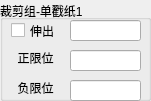
    <widget class="QGroupBox" name="Cylinder_14">
     <property name="geometry">
      <rect>
       <x>40</x>
       <y>20</y>
       <width>151</width>
       <height>101</height>
      </rect>
     </property>
     <property name="title">
      <string>裁剪组-单戳纸1</string>
     </property>
     <property name="alignment">
      <set>Qt::AlignLeading|Qt::AlignLeft|Qt::AlignVCenter</set>
     </property>
     <widget class="QCheckBox" name="check_OpenCylinder_14">
      <property name="geometry">
       <rect>
        <x>11</x>
        <y>21</y>
        <width>61</width>
        <height>19</height>
       </rect>
      </property>
      <property name="sizePolicy">
       <sizepolicy hsizetype="Minimum" vsizetype="Fixed">
        <horstretch>0</horstretch>
        <verstretch>0</verstretch>
       </sizepolicy>
      </property>
      <property name="text">
       <string>伸出</string>
      </property>
     </widget>
     <widget class="QLineEdit" name="lineEdit_CylinderCmd_14">
      <property name="geometry">
       <rect>
        <x>70</x>
        <y>20</y>
        <width>71</width>
        <height>21</height>
       </rect>
      </property>
      <property name="text">
       <string/>
      </property>
     </widget>
     <widget class="QLineEdit" name="lineEdit_CylinderPosStatus_14">
      <property name="geometry">
       <rect>
        <x>70</x>
        <y>50</y>
        <width>71</width>
        <height>21</height>
       </rect>
      </property>
      <property name="text">
       <string/>
      </property>
      <property name="alignment">
       <set>Qt::AlignCenter</set>
      </property>
     </widget>
     <widget class="QLabel" name="label_CylinderPosStatus_14">
      <property name="geometry">
       <rect>
        <x>10</x>
        <y>50</y>
        <width>51</width>
        <height>16</height>
       </rect>
      </property>
      <property name="text">
       <string>正限位</string>
      </property>
      <property name="alignment">
       <set>Qt::AlignCenter</set>
      </property>
     </widget>
     <widget class="QLineEdit" name="lineEdit_CylinderNegStatus_14">
      <property name="geometry">
       <rect>
        <x>70</x>
        <y>80</y>
        <width>71</width>
        <height>21</height>
       </rect>
      </property>
      <property name="text">
       <string/>
      </property>
      <property name="alignment">
       <set>Qt::AlignCenter</set>
      </property>
     </widget>
     <widget class="QLabel" name="label_CylinderNegStatus_14">
      <property name="geometry">
       <rect>
        <x>10</x>
        <y>80</y>
        <width>51</width>
        <height>16</height>
       </rect>
      </property>
      <property name="text">
       <string>负限位</string>
      </property>
      <property name="alignment">
       <set>Qt::AlignCenter</set>
      </property>
     </widget>
    </widget>
